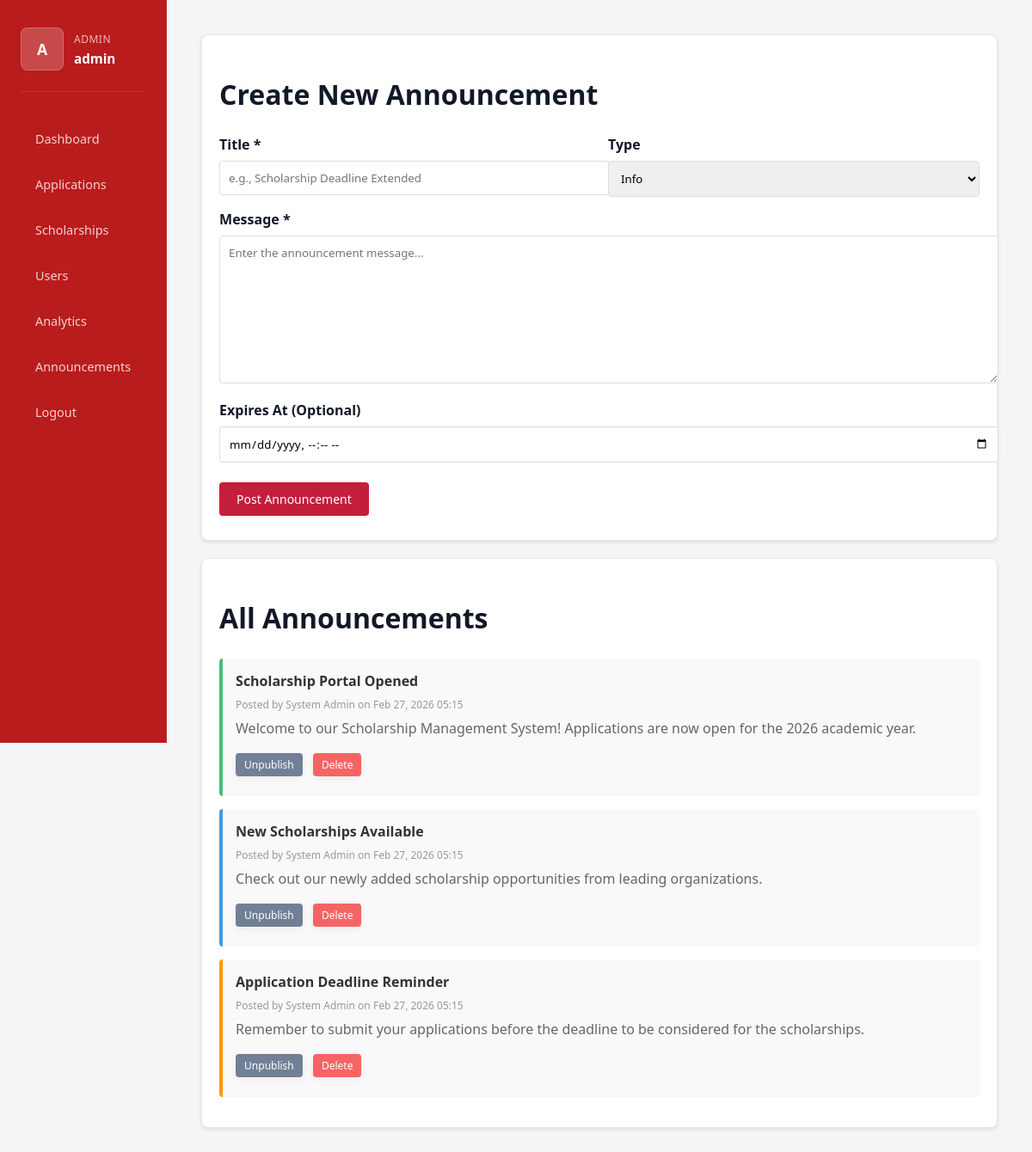
The page /admin/announcements.php (signed in) on the database its author committed.
### tables this page shows
CREATE TABLE IF NOT EXISTS announcements (
  id INT AUTO_INCREMENT PRIMARY KEY,
  title VARCHAR(255) NOT NULL,
  message TEXT NOT NULL,
  type ENUM('info','success','warning','urgent') DEFAULT 'info',
  created_by INT NOT NULL,
  published TINYINT(1) DEFAULT 1,
  published_at DATETIME DEFAULT CURRENT_TIMESTAMP,
  expires_at DATETIME,
  created_at DATETIME DEFAULT CURRENT_TIMESTAMP,
  updated_at DATETIME DEFAULT CURRENT_TIMESTAMP ON UPDATE CURRENT_TIMESTAMP,
  FOREIGN KEY (created_by) REFERENCES users(id) ON DELETE CASCADE,
  INDEX idx_published (published),
  INDEX idx_created_at (created_at)
);

CREATE TABLE IF NOT EXISTS users (
  id INT AUTO_INCREMENT PRIMARY KEY,
  username VARCHAR(100) NOT NULL UNIQUE,
  password VARCHAR(255) NOT NULL,
  first_name VARCHAR(100) NOT NULL,
  last_name VARCHAR(100) NOT NULL,
  email VARCHAR(150) NOT NULL UNIQUE,
  phone VARCHAR(50),
  address TEXT,
  role ENUM('admin','reviewer','student','staff') DEFAULT 'student',
  active TINYINT(1) DEFAULT 1,
  email_verified TINYINT(1) DEFAULT 0,
  created_at DATETIME DEFAULT CURRENT_TIMESTAMP,
  updated_at DATETIME DEFAULT CURRENT_TIMESTAMP ON UPDATE CURRENT_TIMESTAMP,
  INDEX idx_email (email),
  INDEX idx_role (role),
  INDEX idx_active (active),
  INDEX idx_created_at (created_at)
);

### helpers/SecurityHelper.php (called while the page is built, shortened)
<?php
function sanitizeString($string) {
    return htmlspecialchars(trim($string), ENT_QUOTES, 'UTF-8');
}

### admin/announcements.php (the view, shortened to what this page needs)
<?php
require_once __DIR__ . '/../helpers/SecurityHelper.php';
$pdo = getPDO();
$announcements = $pdo->query("
    SELECT a.*, u.first_name, u.last_name
    FROM announcements a
    LEFT JOIN users u ON a.created_by = u.id
    ORDER BY a.published_at DESC
")->fetchAll(PDO::FETCH_ASSOC) ?: [];
?>
<!DOCTYPE html>
<html lang="en">
<head>
    <link rel="stylesheet" href="../assets/style.css">
    <link rel="stylesheet" href="../member/dashboard.css">
</head>
<body>
  <div class="dashboard-app">
    <aside class="sidebar">
      <div class="profile">
        <div class="avatar">A</div>
        <div>
          <div class="welcome">Admin</div>
          <div class="username"><?php echo htmlspecialchars($_SESSION['user']['username']); ?></div>
        </div>
      </div>
      <nav>
        <a href="dashboard.php">Dashboard</a>
        <a href="applications.php">Applications</a>
        <a href="scholarships.php">Scholarships</a>
        <a href="users.php">Users</a>
        <a href="analytics.php">Analytics</a>
        <a href="announcements.php">Announcements</a>
        <a href="../auth/logout.php">Logout</a>
      </nav>
    </aside>
    <main class="main">
      <div class="container">
        <div class="panel">
            <h2>Create New Announcement</h2>
            <form method="POST">
                <div class="form-row">
                    <div class="form-group">
                        <label>Title *</label>
                        <input type="text" name="title" required placeholder="e.g., Scholarship Deadline Extended">
                    </div>
                    <div class="form-group">
                        <label>Type</label>
                        <select name="type">
                            <option value="info">Info</option>
                        </select>
                    </div>
                </div>
                <div class="form-group">
                    <label>Message *</label>
                    <textarea name="message" required placeholder="Enter the announcement message..."></textarea>
                </div>
                <div class="form-group">
                    <label>Expires At (Optional)</label>
                    <input type="datetime-local" name="expires_at" placeholder="Leave blank for no expiration">
                </div>
                <button type="submit" class="btn btn-primary">Post Announcement</button>
            </form>
        </div>
        <div class="panel">
            <h2>All Announcements</h2>
            <?php if (!empty($announcements)): ?>
                <?php foreach ($announcements as $ann): ?>
                    <div class="announcement-item <?= $ann['type'] ?>">
                        <div class="announcement-title">
                            <?= sanitizeString($ann['title']) ?>
                        </div>
                        <div class="announcement-meta">
                            Posted by <?= sanitizeString($ann['first_name'] . ' ' . $ann['last_name']) ?> on <?= date('M d, Y H:i', strtotime($ann['published_at'])) ?>
                        </div>
                        <div class="announcement-message">
                            <?= nl2br(sanitizeString($ann['message'])) ?>
                        </div>
                        <div style="margin-top: 10px;">
                            <?php if ($ann['published']): ?>
                                <form style="display: inline;" method="POST" onsubmit="return confirm('Unpublish this announcement?');">
                                    <button type="submit" class="btn btn-secondary" style="padding: 5px 10px; font-size: 12px;">Unpublish</button>
                                </form>
                            <?php endif; ?>
                            <form style="display: inline;" method="POST" onsubmit="return confirm('Delete this announcement?');">
                                <button type="submit" class="btn btn-danger" style="padding: 5px 10px; font-size: 12px;">Delete</button>
                            </form>
                        </div>
                    </div>
                <?php endforeach; ?>
            <?php else: ?>
                <p>No announcements yet.</p>
            <?php endif; ?>
        </div>
      </div>
    </main>
  </div>
</body>
</html>

### assets/style.css (style rules this page uses)
.panel { background: #fff; padding: 2rem; border-radius: 16px; border: 1px solid #e5e7eb; box-shadow: 0 6px 24px rgba(185,28,28,0.08); transition: box-shadow 0.2s, border-color 0.2s; }
.btn { display: inline-block; padding: 0.9rem 2rem; border-radius: 8px; border: none; background: var(--primary); color: #fff; font-weight: 600; font-size: 1rem; cursor: pointer; box-shadow: 0 2px 8px rgba(185,28,28,0.08); transition: background 0.2s, box-shadow 0.2s, transform 0.2s; font-family: inherit; margin: 0.5rem 0.5rem 0.5rem 0; }
h2 { font-size: 2rem; font-weight: 600; }

### member/dashboard.css (style rules this page uses)
:root { --bg: #fef2f2; --card: #ffffff; --muted: #6b7280; --primary: #b91c1c; --primary-light: #dc2626; --accent: #ef4444; --border: #e5e7eb; --text-primary: #111827; --text-secondary: #6b7280; }
body { background: var(--bg); font-family: 'Inter', -apple-system, BlinkMacSystemFont, 'Segoe UI', sans-serif; color: var(--text-primary); margin: 0; padding: 0; -webkit-font-smoothing: antialiased; -moz-osx-font-smoothing: grayscale; }
.dashboard-app { min-height: 100vh; display: grid; grid-template-columns: 260px 1fr; }
.sidebar { background: var(--primary); color: white; padding: 2rem 1.5rem; border-right: 1px solid rgba(255, 255, 255, 0.1); position: sticky; top: 0; height: 100vh; overflow-y: auto; }
.profile { display: flex; align-items: center; gap: 0.75rem; margin-bottom: 2rem; padding-bottom: 1.5rem; border-bottom: 1px solid rgba(255, 255, 255, 0.1); }
.avatar { width: 48px; height: 48px; border-radius: 8px; background: rgba(255, 255, 255, 0.2); display: flex; align-items: center; justify-content: center; font-weight: 600; font-size: 1.1rem; color: white; border: 1px solid rgba(255, 255, 255, 0.2); }
.welcome { font-size: 0.75rem; color: rgba(255, 255, 255, 0.7); text-transform: uppercase; letter-spacing: 0.5px; margin-bottom: 0.25rem; }
.username { font-weight: 600; font-size: 0.95rem; color: white; }
.sidebar nav { margin-top: 1rem; }
.sidebar a { display: block; color: rgba(255, 255, 255, 0.8); padding: 0.75rem 1rem; border-radius: 6px; text-decoration: none; margin-bottom: 0.5rem; font-size: 0.9rem; font-weight: 500; transition: all 0.2s ease; border: 1px solid transparent; }
.main { padding: 2rem 2.5rem; max-width: 1400px; width: 100%; }
.panel { background: var(--card); padding: 1.5rem; border-radius: 8px; border: 1px solid var(--border); transition: all 0.2s ease; }
.btn { display: inline-block; padding: 0.75rem 1.5rem; border-radius: 6px; border: none; background: var(--primary); color: white; text-decoration: none; font-weight: 500; font-size: 0.95rem; cursor: pointer; transition: all 0.2s ease; font-family: inherit; }

### admin/announcements.php (style rules this page uses)
body { font-family: 'Segoe UI', sans-serif; background-color: #f5f5f5; }
.container { max-width: 1000px; margin: 0 auto; padding: 20px; }
.panel { background: white; padding: 20px; border-radius: 8px; box-shadow: 0 2px 4px rgba(0,0,0,0.1); margin-bottom: 20px; }
.form-group { margin-bottom: 15px; }
.form-group label { display: block; font-weight: bold; margin-bottom: 8px; }
.form-group input, .form-group textarea, .form-group select { width: 100%; padding: 10px; border: 1px solid #ddd; border-radius: 4px; font-family: inherit; }
.form-group textarea { resize: vertical; min-height: 150px; }
.btn { padding: 10px 20px; border: none; border-radius: 4px; cursor: pointer; font-size: 14px; text-decoration: none; display: inline-block; }
.btn-primary { background-color: #c41e3a; color: white; }
.btn-danger { background-color: #f56565; color: white; }
.btn-secondary { background-color: #718096; color: white; }
.announcement-item { padding: 15px; border-left: 4px solid #c41e3a; margin-bottom: 15px; background: #f9f9f9; border-radius: 4px; }
.announcement-item.info { border-left-color: #4299e1; }
.announcement-item.success { border-left-color: #48bb78; }
.announcement-item.warning { border-left-color: #ff9800; }
.announcement-title { font-weight: bold; color: #333; margin-bottom: 8px; }
.announcement-meta { font-size: 12px; color: #999; margin-bottom: 8px; }
.announcement-message { color: #666; margin-bottom: 10px; }
.form-row { display: grid; grid-template-columns: 1fr 1fr; gap: 20px; }
.dashboard-app { display: flex; min-height: 100vh; }
.main { flex: 1; padding: 20px; }

### rows shown on the page
announcements: title "Scholarship Portal Opened", created_by.last_name "System Admin", published_at "Feb 27, 2026 05:15", message "Welcome to our Scholarship Management System! Applications are now open for the 2026 academic year."
announcements: title "New Scholarships Available", created_by.last_name "System Admin", published_at "Feb 27, 2026 05:15", message "Check out our newly added scholarship opportunities from leading organizations."
announcements: title "Application Deadline Reminder", created_by.last_name "System Admin", published_at "Feb 27, 2026 05:15", message "Remember to submit your applications before the deadline to be considered for the scholarships."

### other values the page prints
$_SESSION['user']['username'] "admin"
